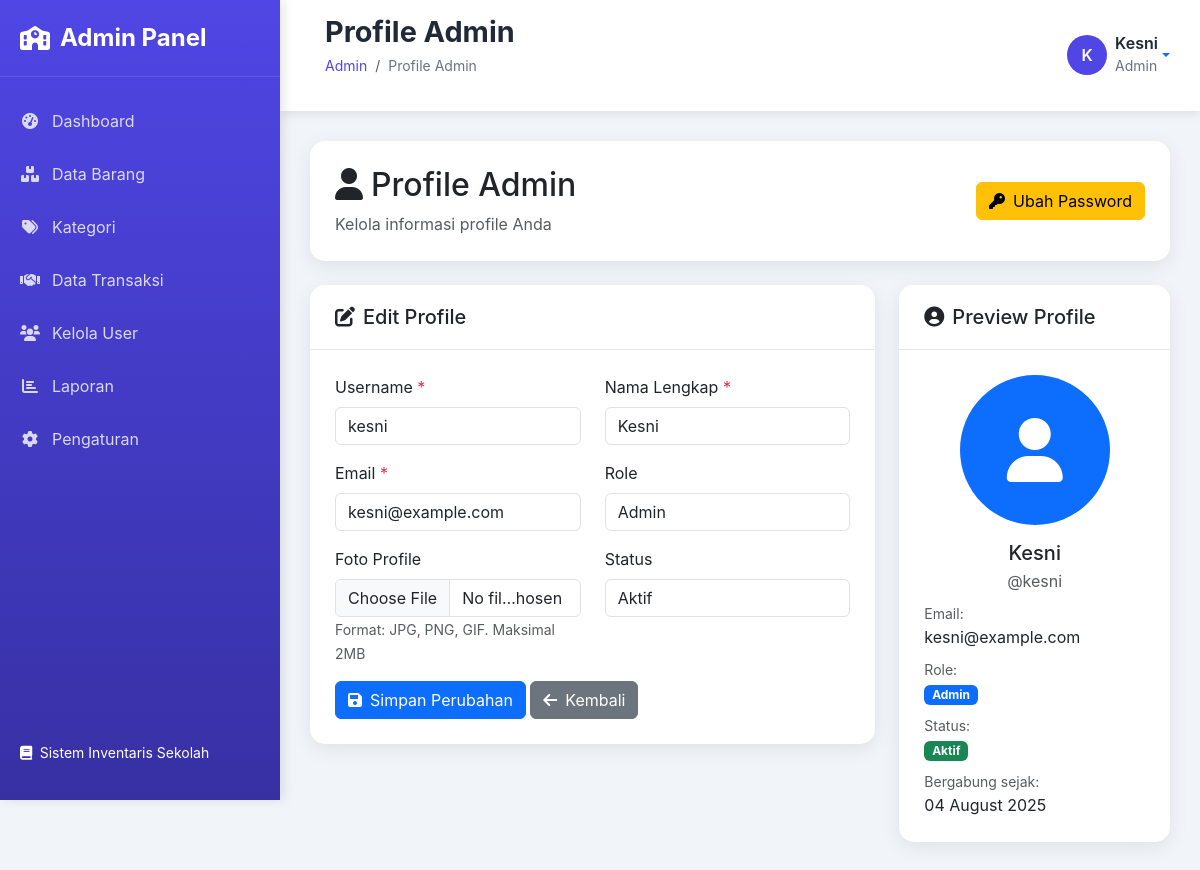
The app's page /admin/profile.php (signed in) with its own data.
### tables this page shows
CREATE TABLE `users` (
  `id` int(11) NOT NULL,
  `username` varchar(50) NOT NULL,
  `password` varchar(255) NOT NULL,
  `nama_lengkap` varchar(100) NOT NULL,
  `email` varchar(100) DEFAULT NULL,
  `role` enum('admin','petugas','user') DEFAULT 'user',
  `status` enum('aktif','nonaktif') DEFAULT 'aktif',
  `foto` varchar(255) DEFAULT NULL,
  `created_at` timestamp NULL DEFAULT current_timestamp(),
  `updated_at` timestamp NULL DEFAULT current_timestamp() ON UPDATE current_timestamp()
);

### admin/profile.php (the view, shortened to what this page needs)
<?php
require_once 'includes/header.php';
$user_id = $_SESSION['user_id'];
try {
    $pdo = new PDO("mysql:host=localhost;dbname=inventaris_sekolah", "root", "");
    $pdo->setAttribute(PDO::ATTR_ERRMODE, PDO::ERRMODE_EXCEPTION);
    $stmt = $pdo->prepare("SELECT * FROM users WHERE id = ?");
    $stmt->execute([$user_id]);
    $user = $stmt->fetch(PDO::FETCH_ASSOC);
} catch(Exception $e) {
    echo "<script>alert('Terjadi kesalahan sistem!'); window.location.href='dashboard.php';</script>";
    exit();
}
?>
<div class="row mb-4">
    <div class="col-12">
        <div class="card">
            <div class="card-body">
                <div class="row align-items-center">
                    <div class="col-md-8">
                        <h2 class="mb-2">
                            <i class="fas fa-user me-2"></i>Profile Admin
                        </h2>
                        <p class="text-muted mb-0">Kelola informasi profile Anda</p>
                    </div>
                    <div class="col-md-4 text-md-end">
                        <a href="change-password.php" class="btn btn-warning">
                            <i class="fas fa-key me-2"></i>Ubah Password
                        </a>
                    </div>
                </div>
            </div>
        </div>
    </div>
</div>
<div class="row">
    <div class="col-lg-8">
        <div class="card">
            <div class="card-header">
                <h5 class="mb-0">
                    <i class="fas fa-edit me-2"></i>Edit Profile
                </h5>
            </div>
            <div class="card-body">
                <form method="POST" enctype="multipart/form-data">
                    <div class="row">
                        <div class="col-md-6 mb-3">
                            <label for="username" class="form-label">Username <span class="text-danger">*</span></label>
                            <input type="text" class="form-control" id="username" name="username"
                                   value="<?= htmlspecialchars($user['username']) ?>" required>
                        </div>
                        <div class="col-md-6 mb-3">
                            <label for="nama_lengkap" class="form-label">Nama Lengkap <span class="text-danger">*</span></label>
                            <input type="text" class="form-control" id="nama_lengkap" name="nama_lengkap"
                                   value="<?= htmlspecialchars($user['nama_lengkap']) ?>" required>
                        </div>
                        <div class="col-md-6 mb-3">
                            <label for="email" class="form-label">Email <span class="text-danger">*</span></label>
                            <input type="email" class="form-control" id="email" name="email"
                                   value="<?= htmlspecialchars($user['email']) ?>" required>
                        </div>
                        <div class="col-md-6 mb-3">
                            <label for="role" class="form-label">Role</label>
                            <input type="text" class="form-control" id="role"
                                   value="<?= ucfirst($user['role']) ?>" readonly>
                        </div>
                        <div class="col-md-6 mb-3">
                            <label for="foto" class="form-label">Foto Profile</label>
                            <input type="file" class="form-control" id="foto" name="foto" accept="image/*">
                            <small class="text-muted">Format: JPG, PNG, GIF. Maksimal 2MB</small>
                        </div>
                        <div class="col-md-6 mb-3">
                            <label for="status" class="form-label">Status</label>
                            <input type="text" class="form-control" id="status"
                                   value="<?= ucfirst($user['status']) ?>" readonly>
                        </div>
                    </div>
                    <div class="row">
                        <div class="col-12">
                            <button type="submit" class="btn btn-primary">
                                <i class="fas fa-save me-2"></i>Simpan Perubahan
                            </button>
                            <a href="dashboard.php" class="btn btn-secondary">
                                <i class="fas fa-arrow-left me-2"></i>Kembali
                            </a>
                        </div>
                    </div>
                </form>
            </div>
        </div>
    </div>
    <div class="col-lg-4">
        <div class="card">
            <div class="card-header">
                <h5 class="mb-0">
                    <i class="fas fa-user-circle me-2"></i>Preview Profile
                </h5>
            </div>
            <div class="card-body text-center">
                <div class="mb-3">
                    <?php if ($user['foto']): ?>
                        <img src="../uploads/<?= htmlspecialchars($user['foto']) ?>"
                             alt="Profile Photo" class="rounded-circle"
                             style="width: 150px; height: 150px; object-fit: cover;">
                    <?php else: ?>
                        <div class="bg-primary rounded-circle d-flex align-items-center justify-content-center mx-auto"
                             style="width: 150px; height: 150px;">
                            <i class="fas fa-user fa-4x text-white"></i>
                        </div>
                    <?php endif; ?>
                </div>
                <h5 class="mb-1"><?= htmlspecialchars($user['nama_lengkap']) ?></h5>
                <p class="text-muted mb-2">@<?= htmlspecialchars($user['username']) ?></p>
                <div class="row text-start">
                    <div class="col-12 mb-2">
                        <small class="text-muted">Email:</small><br>
                        <span><?= htmlspecialchars($user['email']) ?></span>
                    </div>
                    <div class="col-12 mb-2">
                        <small class="text-muted">Role:</small><br>
                        <span class="badge bg-primary"><?= ucfirst($user['role']) ?></span>
                    </div>
                    <div class="col-12 mb-2">
                        <small class="text-muted">Status:</small><br>
                        <span class="badge bg-<?= $user['status'] == 'aktif' ? 'success' : 'danger' ?>">
                            <?= ucfirst($user['status']) ?>
                        </span>
                    </div>
                    <div class="col-12">
                        <small class="text-muted">Bergabung sejak:</small><br>
                        <span><?= date('d F Y', strtotime($user['created_at'])) ?></span>
                    </div>
                </div>
            </div>
        </div>
    </div>
</div>
<?php require_once 'includes/footer.php'; ?>

### admin/includes/header.php (style rules this page uses)
:root { --primary-color: #4f46e5; --primary-dark: #3730a3; --secondary-color: #7c3aed; --success-color: #10b981; --warning-color: #f59e0b; --danger-color: #ef4444; --dark-color: #1f2937; --light-color: #f8fafc; --gray-color: #6b7280; --sidebar-width: 280px; --header-height: 70px; }
* { margin: 0; padding: 0; box-sizing: border-box; }
body { font-family: 'Inter', -apple-system, BlinkMacSystemFont, 'Segoe UI', Roboto, sans-serif; background: #f1f5f9; overflow-x: hidden; }
.card { border: none; border-radius: 15px; box-shadow: 0 5px 20px rgba(0, 0, 0, 0.08); transition: all 0.3s ease; }
.card-header { background: white; border-bottom: 1px solid #e5e7eb; border-radius: 15px 15px 0 0 !important; padding: 20px 25px; }
.card-body { padding: 25px; }

### records on screen
users: username "kesni", nama_lengkap "Kesni", email "kesni@example.com", role "Admin", status "Aktif", created_at "04 August 2025"

### other values on screen
$page_title "Profile Admin"
substr($user_name, 0, 1) "K"
$user_name "Kesni"
$user_role "Admin"
